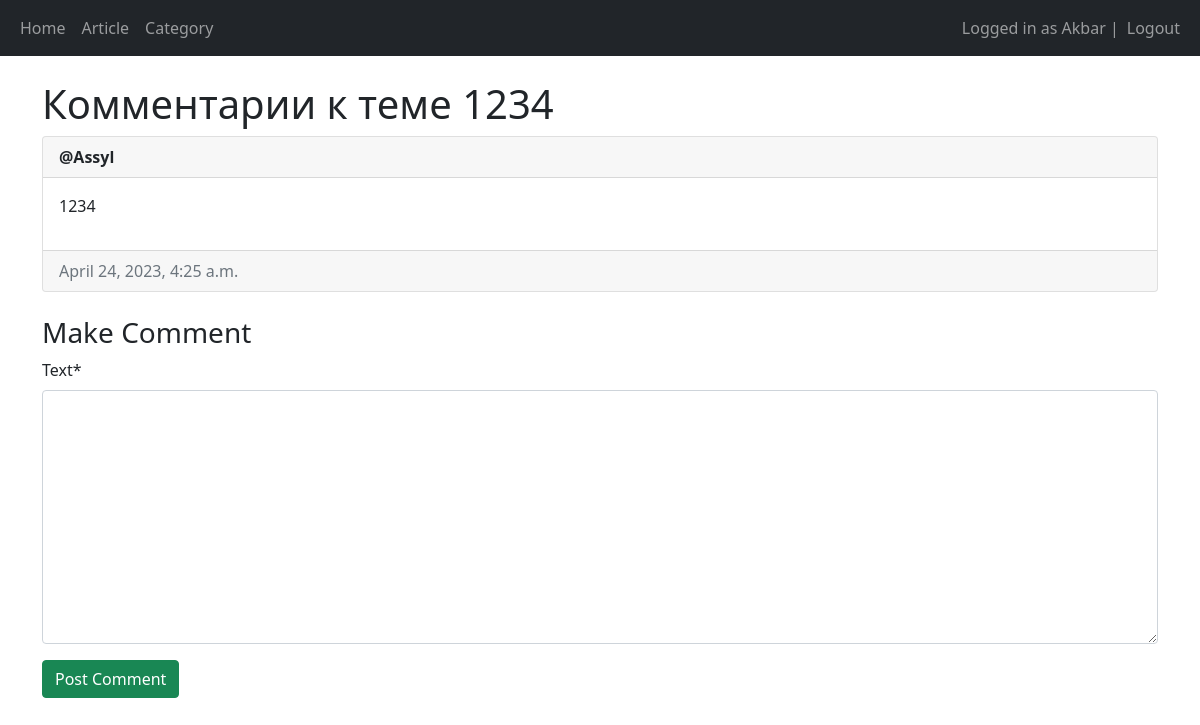
The app's page /article-detail/20/ (signed in) with its own data.
### main/models.py (models this page shows)
class Comment(models.Model):
    author = models.ForeignKey(User, on_delete=models.CASCADE)
    article = models.ForeignKey(Article, on_delete=models.CASCADE, related_name='comments')
    text = models.TextField()
    date = models.DateTimeField(auto_now_add=True)

class Article(models.Model):
    topic = models.CharField(max_length=200)
    text = models.TextField()
    author = models.ForeignKey(User, on_delete=models.CASCADE)
    date = models.DateTimeField(auto_now_add=True)
    picture = models.ImageField(upload_to='images/')
    category = models.ForeignKey(Category, on_delete=models.CASCADE, related_name='articles')

### main/views.py (the view)
# urls.py: path('article-detail/<int:pk>/', views.article_detail, name = 'article_detail'),
@login_required(login_url="/login")
def article_detail(request, pk):
    article = Article.objects.get(id = pk)
    comments = article.comments.filter()
    if request.method == 'POST':
        form = CommentForm(request.POST)
        if form.is_valid():
            comment = form.save(commit=False)
            comment.article = article
            comment.author = request.user
            comment = form.save()
            return redirect("/home")
    else:
        form = CommentForm()
    return render(request, 'main/article_detail.html', {"form": form, "comments": comments, "article": article})

### main/forms.py
class CommentForm(forms.ModelForm):
    class Meta:
        model = Comment
        fields = ["text"]

### main/templates/main/article_detail.html
{% extends 'main/base.html' %} {% block title %}Article Detail{% endblock %}
{% load crispy_forms_tags %} {% block content %} {% for comment in comments %}
<br>
<h1>Комментарии к теме  {{ article.topic }}</h1>
<div class="card mt-2">
  <div class="card-header"><strong>@{{ comment.author.username }}</strong></div>
  <div class="card-body d-flex flex-row justify-content-between">
    <div>
      <p>{{comment.text}}</p>
    </div>
  </div>
  <div class="card-footer text-muted">{{comment.date}}</div>
</div>
{% empty %}
<p>No comments yet :(</p>
{% endfor %}
<br>
<h3>Make Comment</h3>
<form method="post">
  {% csrf_token %}{{form|crispy}}
  <button type="submit" class="btn btn-success">Post Comment</button>
</form>
{% endblock %}

### main/templates/main/base.html (shortened to what this page needs)
<!DOCTYPE html>
<html lang="en">
  <head>
    <link
      href="https://cdn.jsdelivr.net/npm/bootstrap@5.1.3/dist/css/bootstrap.min.css"
      rel="stylesheet"
    />
  </head>
  <body>
    <nav class="navbar navbar-expand-lg navbar-dark bg-dark">
      <div class="container-fluid">
        <div>
          <ul class="navbar-nav">
            <li class="nav-item">
              <a class="nav-link" href="/home">Home</a>
            </li>
            <li class="nav-item">
              <a class="nav-link" href="/create-article">Article</a>
            </li>
            <li class="nav-item">
              <a class="nav-link" href="/create-category">Category</a>
            </li>
          </ul>
        </div>
        <div>
          <ul class="navbar-nav">
            {% if user.is_authenticated %}
            <span class="navbar-text">Logged in as {{user.username}} | </span>
            <li class="nav-item">
              <a class="nav-link" href="/logout">Logout</a>
            </li>
            {% else %}
            <li class="nav-item">
              <a class="nav-link" href="/login">Login</a>
            </li>
            {% endif %}
          </ul>
        </div>
      </div>
    </nav>
    <div class="container">{% block content %} {% endblock %}</div>
  </body>
</html>

### records on screen
Comment: author.username "Assyl", text "1234", date "April 24, 2023, 4:25 a.m."
Article: topic "1234"

### other values on screen
{{ user.username }} "Akbar"
